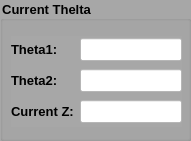
    <widget class="QGroupBox" name="groupBox_6">
     <property name="geometry">
      <rect>
       <x>0</x>
       <y>400</y>
       <width>191</width>
       <height>141</height>
      </rect>
     </property>
     <property name="font">
      <font>
       <pointsize>10</pointsize>
       <weight>75</weight>
       <bold>true</bold>
      </font>
     </property>
     <property name="styleSheet">
      <string notr="true">background-color: rgb(167, 167, 167);</string>
     </property>
     <property name="title">
      <string>Current Thelta</string>
     </property>
     <widget class="QWidget" name="">
      <property name="geometry">
       <rect>
        <x>11</x>
        <y>36</y>
        <width>171</width>
        <height>91</height>
       </rect>
      </property>
      <layout class="QGridLayout" name="gridLayout_2">
       <item row="0" column="0">
        <widget class="QLabel" name="label_10">
         <property name="font">
          <font>
           <pointsize>10</pointsize>
           <weight>75</weight>
           <bold>true</bold>
          </font>
         </property>
         <property name="text">
          <string>Theta1:</string>
         </property>
        </widget>
       </item>
       <item row="0" column="1">
        <widget class="QLineEdit" name="current_theta1">
         <property name="font">
          <font>
           <pointsize>10</pointsize>
           <weight>75</weight>
           <bold>true</bold>
          </font>
         </property>
         <property name="styleSheet">
          <string notr="true">background-color: rgb(255, 255, 255);
color: rgb(0, 0, 0);</string>
         </property>
        </widget>
       </item>
       <item row="1" column="0">
        <widget class="QLabel" name="label_11">
         <property name="font">
          <font>
           <pointsize>10</pointsize>
           <weight>75</weight>
           <bold>true</bold>
          </font>
         </property>
         <property name="text">
          <string>Theta2:</string>
         </property>
        </widget>
       </item>
       <item row="1" column="1">
        <widget class="QLineEdit" name="current_theta2">
         <property name="font">
          <font>
           <pointsize>10</pointsize>
           <weight>75</weight>
           <bold>true</bold>
          </font>
         </property>
         <property name="styleSheet">
          <string notr="true">background-color: rgb(255, 255, 255);
color: rgb(0, 0, 0);</string>
         </property>
        </widget>
       </item>
       <item row="2" column="0">
        <widget class="QLabel" name="label_12">
         <property name="font">
          <font>
           <pointsize>10</pointsize>
           <weight>75</weight>
           <bold>true</bold>
          </font>
         </property>
         <property name="text">
          <string>Current Z:</string>
         </property>
        </widget>
       </item>
       <item row="2" column="1">
        <widget class="QLineEdit" name="current_z1">
         <property name="font">
          <font>
           <pointsize>10</pointsize>
           <weight>75</weight>
           <bold>true</bold>
          </font>
         </property>
         <property name="styleSheet">
          <string notr="true">background-color: rgb(255, 255, 255);
color: rgb(0, 0, 0);</string>
         </property>
        </widget>
       </item>
      </layout>
     </widget>
    </widget>
